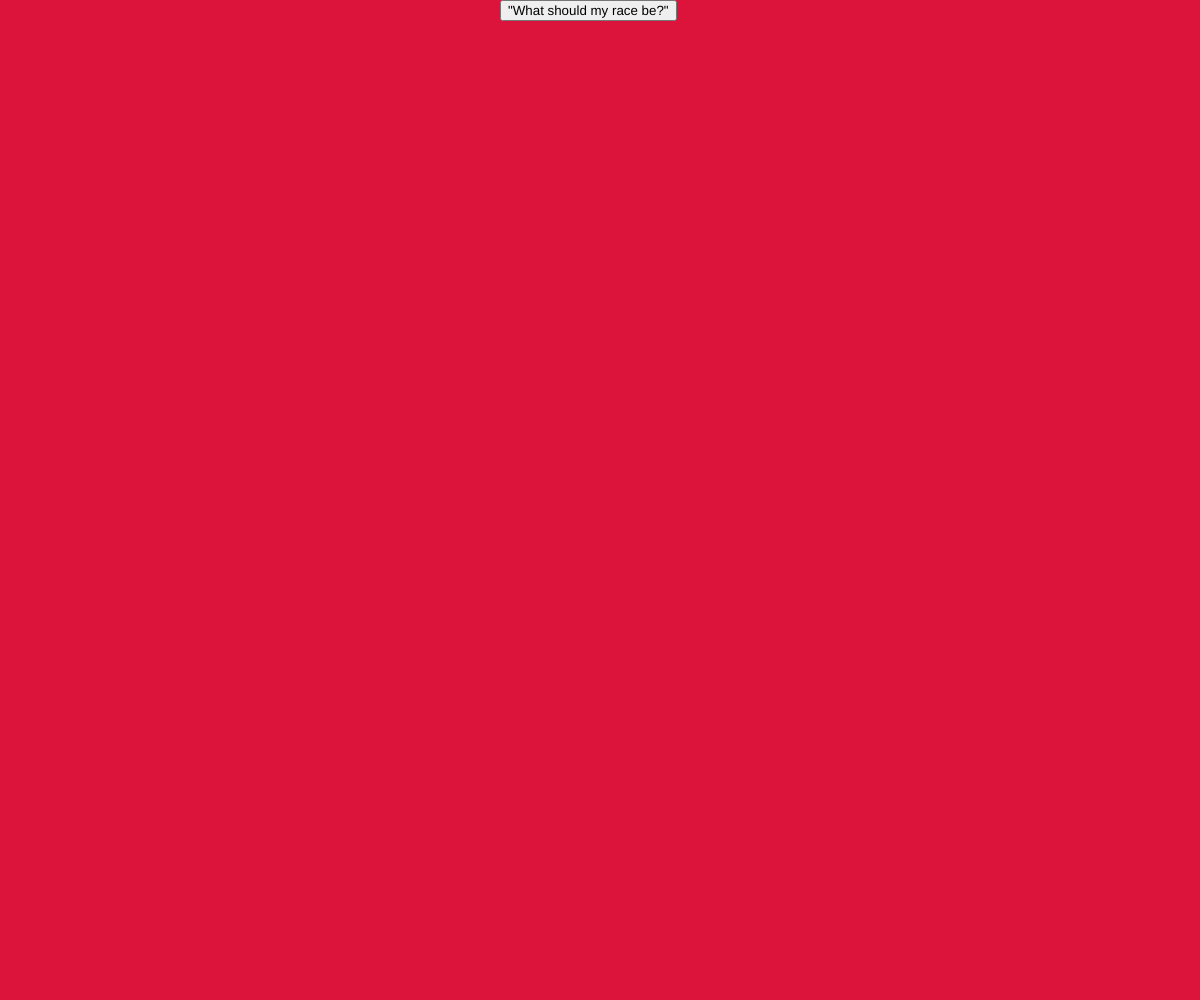
Frame 1 (no input)
Frame 60 (no input): identical to frame 1, image omitted
Frame 120 (the mouse pressed at the canvas centre since frame 60): identical to frame 1, image omitted

The p5.js sketch that drew this single still picture (run headless with seeded random() and noise() and a simulated clock; from frame 60 on, the mouse is pressed at the canvas centre):

// p5.js sketch
// ── sketch.js
state = "start"

let rButton 
let sButton

function setup() {
	createCanvas(windowWidth, windowHeight);
	
	rButton = createButton('"What should my race be?"');
	rButton.position(500, 0);
	rButton.mousePressed(race);

	sButton = createButton('Take me back');
	sButton.position(0, 0);
	sButton.mousePressed(start);
}

function draw() {
	switch (state) {
		case "start":
			start();
			break;
		case "race":
			race();
	}
}

function start() {
	state = "start";

	rButton.show();
	sButton.hide();

	background('rgb(220,20,60)')
	
}

function race() {
	state = "race";

	rButton.hide();
	sButton.show();

	background('rgb(0,191,255)')


}
